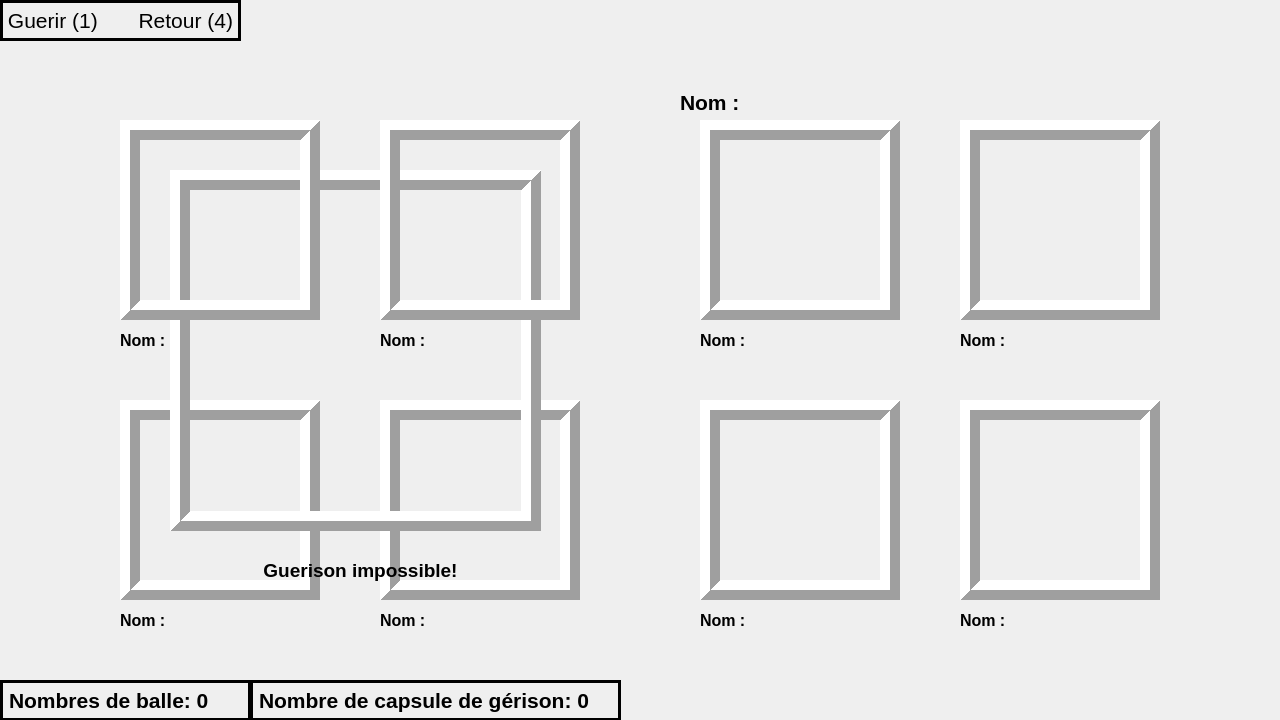
<?xml version="1.0" encoding="UTF-8"?>
<ui version="4.0">
 <class>Genidex</class>
 <widget class="QWidget" name="Genidex">
  <property name="geometry">
   <rect>
    <x>0</x>
    <y>0</y>
    <width>1280</width>
    <height>720</height>
   </rect>
  </property>
  <property name="windowTitle">
   <string>Form</string>
  </property>
  <widget class="QLabel" name="Genimon4">
   <property name="geometry">
    <rect>
     <x>380</x>
     <y>400</y>
     <width>200</width>
     <height>200</height>
    </rect>
   </property>
   <property name="frameShape">
    <enum>QFrame::Shape::Box</enum>
   </property>
   <property name="frameShadow">
    <enum>QFrame::Shadow::Raised</enum>
   </property>
   <property name="lineWidth">
    <number>10</number>
   </property>
   <property name="midLineWidth">
    <number>0</number>
   </property>
   <property name="text">
    <string/>
   </property>
  </widget>
  <widget class="QLabel" name="Genimon2">
   <property name="geometry">
    <rect>
     <x>120</x>
     <y>400</y>
     <width>200</width>
     <height>200</height>
    </rect>
   </property>
   <property name="frameShape">
    <enum>QFrame::Shape::Box</enum>
   </property>
   <property name="frameShadow">
    <enum>QFrame::Shadow::Raised</enum>
   </property>
   <property name="lineWidth">
    <number>10</number>
   </property>
   <property name="midLineWidth">
    <number>0</number>
   </property>
   <property name="text">
    <string/>
   </property>
  </widget>
  <widget class="QLabel" name="BackGround">
   <property name="geometry">
    <rect>
     <x>-5</x>
     <y>-35</y>
     <width>1300</width>
     <height>800</height>
    </rect>
   </property>
   <property name="autoFillBackground">
    <bool>true</bool>
   </property>
   <property name="text">
    <string/>
   </property>
   <property name="pixmap">
    <pixmap resource="Image.qrc">:/Decor/Image_Qt/Decor/Livre2D_V2.png</pixmap>
   </property>
   <property name="scaledContents">
    <bool>true</bool>
   </property>
  </widget>
  <widget class="QLabel" name="Nom1">
   <property name="geometry">
    <rect>
     <x>120</x>
     <y>320</y>
     <width>201</width>
     <height>41</height>
    </rect>
   </property>
   <property name="font">
    <font>
     <pointsize>12</pointsize>
     <bold>true</bold>
    </font>
   </property>
   <property name="text">
    <string>Nom :</string>
   </property>
  </widget>
  <widget class="QLabel" name="Genimon6">
   <property name="geometry">
    <rect>
     <x>700</x>
     <y>400</y>
     <width>200</width>
     <height>200</height>
    </rect>
   </property>
   <property name="frameShape">
    <enum>QFrame::Shape::Box</enum>
   </property>
   <property name="frameShadow">
    <enum>QFrame::Shadow::Raised</enum>
   </property>
   <property name="lineWidth">
    <number>10</number>
   </property>
   <property name="midLineWidth">
    <number>0</number>
   </property>
   <property name="text">
    <string/>
   </property>
  </widget>
  <widget class="QLabel" name="Genimon7">
   <property name="geometry">
    <rect>
     <x>960</x>
     <y>120</y>
     <width>200</width>
     <height>200</height>
    </rect>
   </property>
   <property name="frameShape">
    <enum>QFrame::Shape::Box</enum>
   </property>
   <property name="frameShadow">
    <enum>QFrame::Shadow::Raised</enum>
   </property>
   <property name="lineWidth">
    <number>10</number>
   </property>
   <property name="midLineWidth">
    <number>0</number>
   </property>
   <property name="text">
    <string/>
   </property>
  </widget>
  <widget class="QLabel" name="Nom8">
   <property name="geometry">
    <rect>
     <x>960</x>
     <y>600</y>
     <width>201</width>
     <height>41</height>
    </rect>
   </property>
   <property name="font">
    <font>
     <pointsize>12</pointsize>
     <bold>true</bold>
    </font>
   </property>
   <property name="text">
    <string>Nom :</string>
   </property>
  </widget>
  <widget class="QLabel" name="Nom2">
   <property name="geometry">
    <rect>
     <x>380</x>
     <y>320</y>
     <width>201</width>
     <height>41</height>
    </rect>
   </property>
   <property name="font">
    <font>
     <pointsize>12</pointsize>
     <bold>true</bold>
    </font>
   </property>
   <property name="text">
    <string>Nom :</string>
   </property>
  </widget>
  <widget class="QLabel" name="Genimon">
   <property name="geometry">
    <rect>
     <x>170</x>
     <y>170</y>
     <width>371</width>
     <height>361</height>
    </rect>
   </property>
   <property name="frameShape">
    <enum>QFrame::Shape::Box</enum>
   </property>
   <property name="frameShadow">
    <enum>QFrame::Shadow::Raised</enum>
   </property>
   <property name="lineWidth">
    <number>10</number>
   </property>
   <property name="midLineWidth">
    <number>0</number>
   </property>
   <property name="text">
    <string/>
   </property>
  </widget>
  <widget class="QLabel" name="Genimon3">
   <property name="geometry">
    <rect>
     <x>380</x>
     <y>120</y>
     <width>200</width>
     <height>200</height>
    </rect>
   </property>
   <property name="frameShape">
    <enum>QFrame::Shape::Box</enum>
   </property>
   <property name="frameShadow">
    <enum>QFrame::Shadow::Raised</enum>
   </property>
   <property name="lineWidth">
    <number>10</number>
   </property>
   <property name="midLineWidth">
    <number>0</number>
   </property>
   <property name="text">
    <string/>
   </property>
  </widget>
  <widget class="QLabel" name="Nom3">
   <property name="geometry">
    <rect>
     <x>700</x>
     <y>320</y>
     <width>201</width>
     <height>41</height>
    </rect>
   </property>
   <property name="font">
    <font>
     <pointsize>12</pointsize>
     <bold>true</bold>
    </font>
   </property>
   <property name="text">
    <string>Nom :</string>
   </property>
  </widget>
  <widget class="QLabel" name="Genimon1">
   <property name="geometry">
    <rect>
     <x>120</x>
     <y>120</y>
     <width>200</width>
     <height>200</height>
    </rect>
   </property>
   <property name="frameShape">
    <enum>QFrame::Shape::Box</enum>
   </property>
   <property name="frameShadow">
    <enum>QFrame::Shadow::Raised</enum>
   </property>
   <property name="lineWidth">
    <number>10</number>
   </property>
   <property name="midLineWidth">
    <number>0</number>
   </property>
   <property name="text">
    <string/>
   </property>
  </widget>
  <widget class="QLabel" name="Nom7">
   <property name="geometry">
    <rect>
     <x>700</x>
     <y>600</y>
     <width>201</width>
     <height>41</height>
    </rect>
   </property>
   <property name="font">
    <font>
     <pointsize>12</pointsize>
     <bold>true</bold>
    </font>
   </property>
   <property name="text">
    <string>Nom :</string>
   </property>
  </widget>
  <widget class="QLabel" name="Genimon5">
   <property name="geometry">
    <rect>
     <x>700</x>
     <y>120</y>
     <width>200</width>
     <height>200</height>
    </rect>
   </property>
   <property name="frameShape">
    <enum>QFrame::Shape::Box</enum>
   </property>
   <property name="frameShadow">
    <enum>QFrame::Shadow::Raised</enum>
   </property>
   <property name="lineWidth">
    <number>10</number>
   </property>
   <property name="midLineWidth">
    <number>0</number>
   </property>
   <property name="text">
    <string/>
   </property>
  </widget>
  <widget class="QLabel" name="Description">
   <property name="geometry">
    <rect>
     <x>680</x>
     <y>90</y>
     <width>500</width>
     <height>541</height>
    </rect>
   </property>
   <property name="font">
    <font>
     <pointsize>16</pointsize>
     <bold>true</bold>
    </font>
   </property>
   <property name="text">
    <string>Nom :</string>
   </property>
   <property name="alignment">
    <set>Qt::AlignmentFlag::AlignLeading|Qt::AlignmentFlag::AlignLeft|Qt::AlignmentFlag::AlignTop</set>
   </property>
  </widget>
  <widget class="QLabel" name="Genimon8">
   <property name="geometry">
    <rect>
     <x>960</x>
     <y>400</y>
     <width>200</width>
     <height>200</height>
    </rect>
   </property>
   <property name="frameShape">
    <enum>QFrame::Shape::Box</enum>
   </property>
   <property name="frameShadow">
    <enum>QFrame::Shadow::Raised</enum>
   </property>
   <property name="lineWidth">
    <number>10</number>
   </property>
   <property name="midLineWidth">
    <number>0</number>
   </property>
   <property name="text">
    <string/>
   </property>
  </widget>
  <widget class="QLabel" name="Nom4">
   <property name="geometry">
    <rect>
     <x>960</x>
     <y>320</y>
     <width>201</width>
     <height>41</height>
    </rect>
   </property>
   <property name="font">
    <font>
     <pointsize>12</pointsize>
     <bold>true</bold>
    </font>
   </property>
   <property name="text">
    <string>Nom :</string>
   </property>
  </widget>
  <widget class="QLabel" name="Nom5">
   <property name="geometry">
    <rect>
     <x>120</x>
     <y>600</y>
     <width>201</width>
     <height>41</height>
    </rect>
   </property>
   <property name="font">
    <font>
     <pointsize>12</pointsize>
     <bold>true</bold>
    </font>
   </property>
   <property name="text">
    <string>Nom :</string>
   </property>
  </widget>
  <widget class="QLabel" name="Nom6">
   <property name="geometry">
    <rect>
     <x>380</x>
     <y>600</y>
     <width>201</width>
     <height>41</height>
    </rect>
   </property>
   <property name="font">
    <font>
     <pointsize>12</pointsize>
     <bold>true</bold>
    </font>
   </property>
   <property name="text">
    <string>Nom :</string>
   </property>
  </widget>
  <widget class="QLabel" name="Contoles1">
   <property name="geometry">
    <rect>
     <x>0</x>
     <y>0</y>
     <width>241</width>
     <height>41</height>
    </rect>
   </property>
   <property name="font">
    <font>
     <pointsize>16</pointsize>
     <bold>false</bold>
    </font>
   </property>
   <property name="autoFillBackground">
    <bool>true</bool>
   </property>
   <property name="frameShape">
    <enum>QFrame::Shape::Box</enum>
   </property>
   <property name="lineWidth">
    <number>3</number>
   </property>
   <property name="text">
    <string>Ouvrir (1)       Fermer (4)</string>
   </property>
  </widget>
  <widget class="QLabel" name="Info1">
   <property name="geometry">
    <rect>
     <x>0</x>
     <y>680</y>
     <width>251</width>
     <height>41</height>
    </rect>
   </property>
   <property name="font">
    <font>
     <pointsize>16</pointsize>
     <bold>true</bold>
    </font>
   </property>
   <property name="autoFillBackground">
    <bool>true</bool>
   </property>
   <property name="frameShape">
    <enum>QFrame::Shape::Box</enum>
   </property>
   <property name="lineWidth">
    <number>3</number>
   </property>
   <property name="text">
    <string>Nombres de balle: 0</string>
   </property>
  </widget>
  <widget class="QLabel" name="Info2">
   <property name="geometry">
    <rect>
     <x>250</x>
     <y>680</y>
     <width>371</width>
     <height>41</height>
    </rect>
   </property>
   <property name="font">
    <font>
     <pointsize>16</pointsize>
     <bold>true</bold>
    </font>
   </property>
   <property name="autoFillBackground">
    <bool>true</bool>
   </property>
   <property name="frameShape">
    <enum>QFrame::Shape::Box</enum>
   </property>
   <property name="lineWidth">
    <number>3</number>
   </property>
   <property name="text">
    <string>Nombre de capsule de gérison: 0</string>
   </property>
  </widget>
  <widget class="QLabel" name="Contoles2">
   <property name="geometry">
    <rect>
     <x>0</x>
     <y>0</y>
     <width>241</width>
     <height>41</height>
    </rect>
   </property>
   <property name="font">
    <font>
     <pointsize>16</pointsize>
     <bold>false</bold>
    </font>
   </property>
   <property name="autoFillBackground">
    <bool>true</bool>
   </property>
   <property name="frameShape">
    <enum>QFrame::Shape::Box</enum>
   </property>
   <property name="lineWidth">
    <number>3</number>
   </property>
   <property name="text">
    <string>Guerir (1)       Retour (4)</string>
   </property>
   <property name="alignment">
    <set>Qt::AlignmentFlag::AlignCenter</set>
   </property>
  </widget>
  <widget class="QLabel" name="Alerte">
   <property name="geometry">
    <rect>
     <x>260</x>
     <y>550</y>
     <width>201</width>
     <height>41</height>
    </rect>
   </property>
   <property name="font">
    <font>
     <pointsize>14</pointsize>
     <bold>true</bold>
    </font>
   </property>
   <property name="text">
    <string>Guerison impossible!</string>
   </property>
   <property name="alignment">
    <set>Qt::AlignmentFlag::AlignCenter</set>
   </property>
  </widget>
  <zorder>BackGround</zorder>
  <zorder>Genimon4</zorder>
  <zorder>Genimon2</zorder>
  <zorder>Nom1</zorder>
  <zorder>Genimon6</zorder>
  <zorder>Genimon7</zorder>
  <zorder>Nom8</zorder>
  <zorder>Nom2</zorder>
  <zorder>Genimon</zorder>
  <zorder>Genimon3</zorder>
  <zorder>Nom3</zorder>
  <zorder>Genimon1</zorder>
  <zorder>Nom7</zorder>
  <zorder>Genimon5</zorder>
  <zorder>Description</zorder>
  <zorder>Genimon8</zorder>
  <zorder>Nom4</zorder>
  <zorder>Nom5</zorder>
  <zorder>Nom6</zorder>
  <zorder>Contoles1</zorder>
  <zorder>Info1</zorder>
  <zorder>Info2</zorder>
  <zorder>Contoles2</zorder>
  <zorder>Alerte</zorder>
 </widget>
 <resources>
  <include location="Image.qrc"/>
 </resources>
 <connections/>
</ui>
